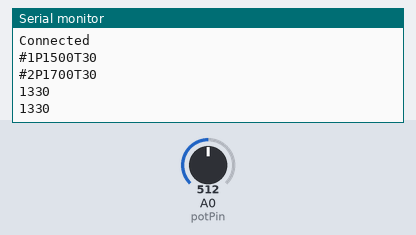
Recording of a sketch running on a simulated Arduino Uno, built with avr-gcc and run on an emulated ATmega328P. Shown: the last lines printed to the serial monitor. The test bench sets the inputs (shaded band); at power-on: A0 (potPin) = 512.

Above: at 1.2 s.
1.3 s: A0 (potPin) set to 710
At 2.6 s:
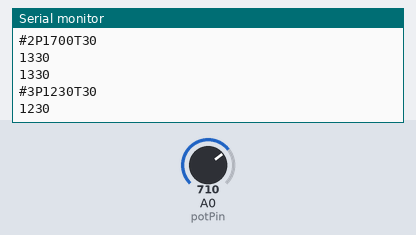
2.8 s: A0 (potPin) set to 290
At 3.8 s:
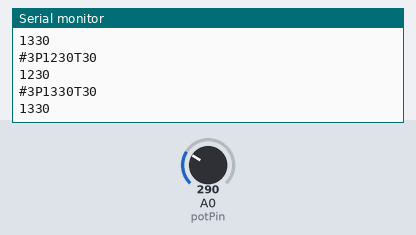
Timing chart, 0 to 5.8 s (numbered marks = the images above; inputs shaded):
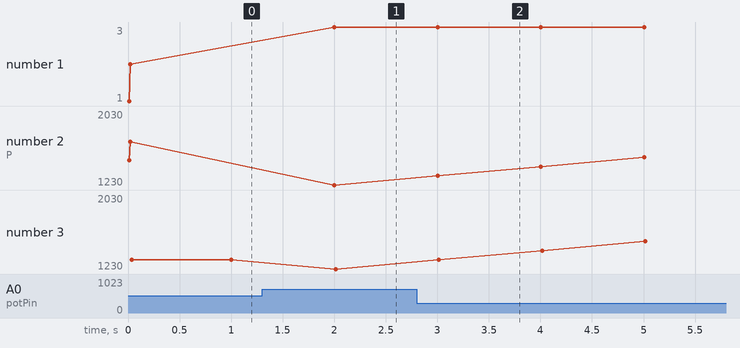

Measured:
- after the input at 1.3 s, the serial monitor: prints a new line after 0.70 s (image 1)
- after the input at 2.8 s, the serial monitor: prints a new line after 0.20 s (image 2)
- plotted number 1: 2 → 3 after the input at 1.3 s
- plotted number 2: 1700 → 1230 after the input at 1.3 s, 1230 → 2030 after the input at 2.8 s
- plotted number 3: 1330 → 1230 after the input at 1.3 s, 1230 → 2030 after the input at 2.8 s

The sketch:

servoTestPot.ino
```cpp
const int potPin= A0;
const int change= 100;
const int maxPw = 2500;
const int minPw = 500;//500
const int servoPin = 3;
const int timePos = 30;
int counter = 1330;


/*# <ch> P <pw> S <spd> T <time> <cr> <- println()*/
// Moves servo with given arguments
void move(int servo, int position, int time) {
  Serial.print("#");
  Serial.print(servo);
  Serial.print("P");
  Serial.print(position);
  Serial.print("T");
  Serial.println(time);
}

void setup() {
  Serial.begin(9600);
  Serial.println("Connected");
  move(1,1500,30);
   move(2,1700,30);
}

void loop() {
  // put your main code here, to run repeatedly:

  if(analogRead(potPin) > 700){
    if(counter <= minPw ){
      counter = minPw;

    }else{
        counter-=change;
    }
    move(servoPin,counter,timePos);
  }if(analogRead(potPin) < 300){
    if(counter >= maxPw){
      counter = maxPw;

    }else{

    counter+=change;
    }
    move(servoPin,counter,timePos);
  }
  Serial.println(counter);
  delay(1000);

}
```
